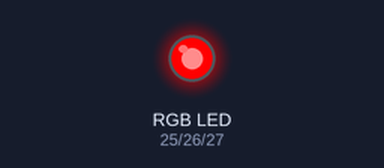
Bench run of a sketch on a simulated ESP32. On the bench: an RGB LED mixed from three pins (HIGH = lit).

Above: at 0.2 s.
At 1.2 s:
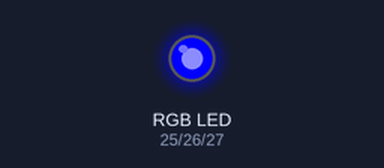
At 1.7 s:
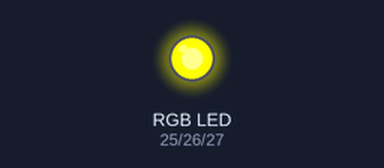
At 2.2 s:
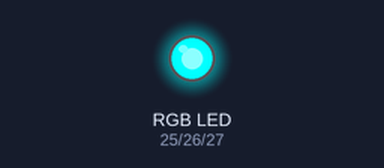
At 3.7 s:
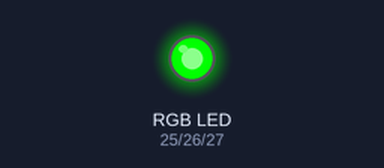
At 5.7 s:
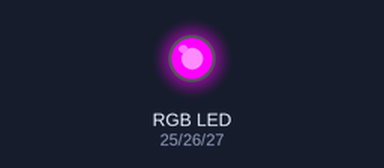
Timing chart, 0 to 6.9 s (numbered marks = the images above):
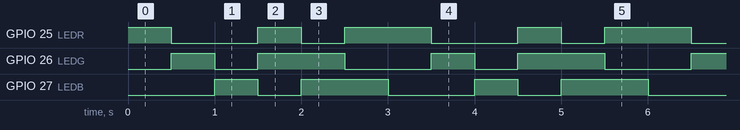

The sketch:

RGB.ino
```cpp
#define LEDR 25
#define LEDG 26
#define LEDB 27

#define R_channel 0
#define G_channel 1
#define B_channel 2

#define pwm_Frequency 5000 // pwm frequency
#define pwm_resolution 8 // 8 bit resolution

void setup() {

  ledcAttachPin(LEDR, R_channel);
  ledcAttachPin(LEDG, G_channel);
  ledcAttachPin(LEDB, B_channel);

  ledcSetup(R_channel, pwm_Frequency, pwm_resolution);
  ledcSetup(G_channel, pwm_Frequency, pwm_resolution);
  ledcSetup(B_channel, pwm_Frequency, pwm_resolution);
}

void loop() {
  RGB_Color(255, 0, 0); // RED ccolor
  delay(500);
  RGB_Color(0, 255, 0); // green color
  delay(500);
  RGB_Color(0, 0, 255); // blue color
  delay(500);
  RGB_Color(255, 255, 0); // yellow color
  delay(500);
  RGB_Color(0, 255, 255); // cyan color
  delay(500);
  RGB_Color(255, 0, 255); // magenta color
  delay(500);
  RGB_Color(255, 20, 147); // deep pink color
}

void RGB_Color(int i, int j, int k){
  ledcWrite(R_channel, i);
  ledcWrite(G_channel, j);
  ledcWrite(B_channel, k);
}
```

Measured:
- by itself, GPIO 25 (LEDR): repeats every 3.0 s: LOW 1.0 s, HIGH 0.50 s, LOW 0.50 s, HIGH 1.0 s
- by itself, GPIO 26 (LEDG), GPIO 27 (LEDB): repeats every 3.0 s: LOW 0.50 s, HIGH 1.0 s, LOW 1.0 s, HIGH 0.50 s
